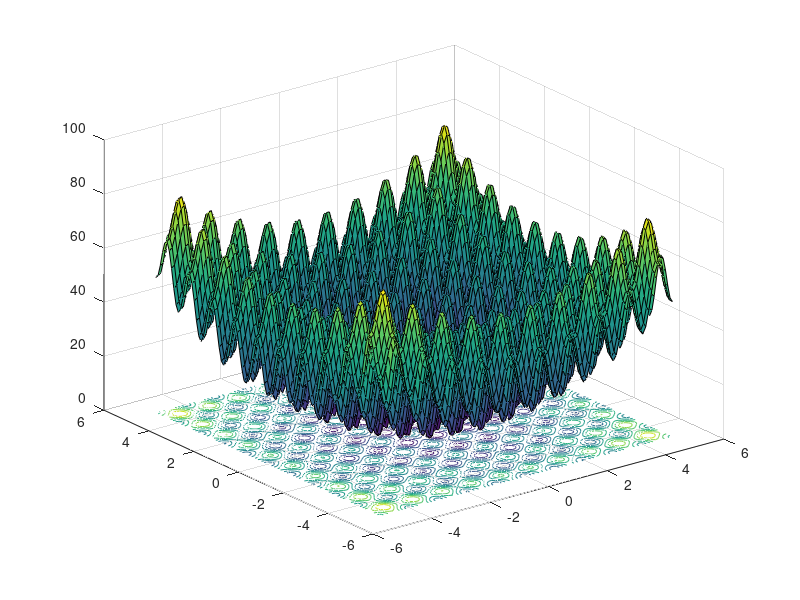

The MATLAB script that drew this image:
function rastriginsfcnSurf(numSamp,domLim)
% Oren Rosen
% The MathWorks
% 4/12/07

if(nargin < 2)
    domLim = 5;
end
if(nargin < 1)
    numSamp = 100;
end

x = linspace(-domLim,domLim,numSamp);
y = linspace(-domLim,domLim,numSamp);
[X,Y] = meshgrid(x,y);
domain = [X(:),Y(:)];
Z = rastriginsfcn(domain);
Z = reshape(Z,numSamp,numSamp);

surfc(X,Y,Z);

